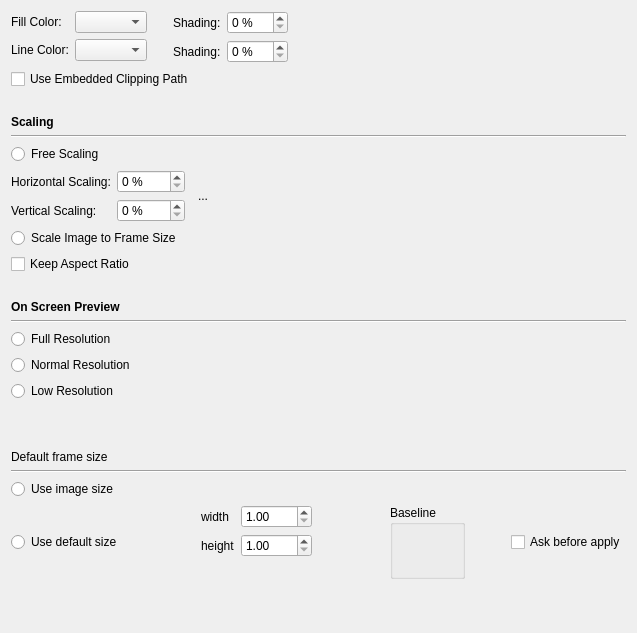
         <widget class="QWidget" name="scrollAreaWidgetContents_2">
          <property name="geometry">
           <rect>
            <x>0</x>
            <y>0</y>
            <width>637</width>
            <height>633</height>
           </rect>
          </property>
          <layout class="QVBoxLayout" name="verticalLayout_7">
           <item>
            <layout class="QHBoxLayout" name="horizontalLayout_2">
             <item>
              <layout class="QFormLayout" name="formLayout_5">
               <property name="fieldGrowthPolicy">
                <enum>QFormLayout::FieldsStayAtSizeHint</enum>
               </property>
               <property name="formAlignment">
                <set>Qt::AlignLeading|Qt::AlignLeft|Qt::AlignTop</set>
               </property>
               <item row="0" column="0">
                <widget class="QLabel" name="label_25">
                 <property name="text">
                  <string>Fill Color:</string>
                 </property>
                </widget>
               </item>
               <item row="0" column="1">
                <widget class="ColorCombo" name="imageFrameFillColorComboBox"/>
               </item>
               <item row="1" column="0">
                <widget class="QLabel" name="label_26">
                 <property name="text">
                  <string>Line Color:</string>
                 </property>
                </widget>
               </item>
               <item row="1" column="1">
                <widget class="ColorCombo" name="imageFrameLineColorComboBox"/>
               </item>
              </layout>
             </item>
             <item>
              <spacer name="horizontalSpacer_4">
               <property name="orientation">
                <enum>Qt::Horizontal</enum>
               </property>
               <property name="sizeType">
                <enum>QSizePolicy::Fixed</enum>
               </property>
               <property name="sizeHint" stdset="0">
                <size>
                 <width>20</width>
                 <height>20</height>
                </size>
               </property>
              </spacer>
             </item>
             <item>
              <layout class="QFormLayout" name="formLayout_6">
               <item row="0" column="0">
                <widget class="QLabel" name="label_21">
                 <property name="text">
                  <string>Shading:</string>
                 </property>
                </widget>
               </item>
               <item row="1" column="0">
                <widget class="QLabel" name="label_22">
                 <property name="text">
                  <string>Shading:</string>
                 </property>
                </widget>
               </item>
               <item row="1" column="1">
                <widget class="QSpinBox" name="imageFrameLineShadingSpinBox">
                 <property name="suffix">
                  <string> %</string>
                 </property>
                 <property name="maximum">
                  <number>100</number>
                 </property>
                </widget>
               </item>
               <item row="0" column="1">
                <widget class="QSpinBox" name="imageFrameFillShadingSpinBox">
                 <property name="suffix">
                  <string> %</string>
                 </property>
                 <property name="maximum">
                  <number>100</number>
                 </property>
                </widget>
               </item>
              </layout>
             </item>
             <item>
              <spacer name="horizontalSpacer_5">
               <property name="orientation">
                <enum>Qt::Horizontal</enum>
               </property>
               <property name="sizeHint" stdset="0">
                <size>
                 <width>20</width>
                 <height>20</height>
                </size>
               </property>
              </spacer>
             </item>
            </layout>
           </item>
           <item>
            <widget class="QCheckBox" name="imageUseEmbeddedClippingPathCheckBox">
             <property name="text">
              <string>Use Embedded Clipping Path</string>
             </property>
            </widget>
           </item>
           <item>
            <spacer name="verticalSpacer_6">
             <property name="orientation">
              <enum>Qt::Vertical</enum>
             </property>
             <property name="sizeType">
              <enum>QSizePolicy::Fixed</enum>
             </property>
             <property name="sizeHint" stdset="0">
              <size>
               <width>20</width>
               <height>20</height>
              </size>
             </property>
            </spacer>
           </item>
           <item>
            <widget class="QLabel" name="label_2">
             <property name="font">
              <font>
               <weight>75</weight>
               <bold>true</bold>
              </font>
             </property>
             <property name="text">
              <string>Scaling</string>
             </property>
            </widget>
           </item>
           <item>
            <widget class="Line" name="line_2">
             <property name="orientation">
              <enum>Qt::Horizontal</enum>
             </property>
            </widget>
           </item>
           <item>
            <widget class="QRadioButton" name="imageFreeScalingRadioButton">
             <property name="text">
              <string>Free Scaling</string>
             </property>
             <attribute name="buttonGroup">
              <string notr="true">scalingButtonGroup</string>
             </attribute>
            </widget>
           </item>
           <item>
            <layout class="QHBoxLayout" name="horizontalLayout">
             <item>
              <layout class="QFormLayout" name="formLayout_4">
               <item row="0" column="0">
                <widget class="QLabel" name="label_18">
                 <property name="text">
                  <string>Horizontal Scaling:</string>
                 </property>
                </widget>
               </item>
               <item row="0" column="1">
                <widget class="QSpinBox" name="imageHorizontalScalingSpinBox">
                 <property name="suffix">
                  <string> %</string>
                 </property>
                 <property name="maximum">
                  <number>1000</number>
                 </property>
                </widget>
               </item>
               <item row="1" column="0">
                <widget class="QLabel" name="label_20">
                 <property name="text">
                  <string>Vertical Scaling:</string>
                 </property>
                </widget>
               </item>
               <item row="1" column="1">
                <widget class="QSpinBox" name="imageVerticalScalingSpinBox">
                 <property name="suffix">
                  <string> %</string>
                 </property>
                 <property name="maximum">
                  <number>1000</number>
                 </property>
                </widget>
               </item>
              </layout>
             </item>
             <item>
              <widget class="LinkButton" name="scalingLockToolButton">
               <property name="text">
                <string>...</string>
               </property>
               <property name="checkable">
                <bool>true</bool>
               </property>
               <property name="autoRaise">
                <bool>true</bool>
               </property>
              </widget>
             </item>
             <item>
              <spacer name="horizontalSpacer_3">
               <property name="orientation">
                <enum>Qt::Horizontal</enum>
               </property>
               <property name="sizeHint" stdset="0">
                <size>
                 <width>40</width>
                 <height>20</height>
                </size>
               </property>
              </spacer>
             </item>
            </layout>
           </item>
           <item>
            <widget class="QRadioButton" name="imageFrameScalingRadioButton">
             <property name="text">
              <string>Scale Image to Frame Size</string>
             </property>
             <attribute name="buttonGroup">
              <string notr="true">scalingButtonGroup</string>
             </attribute>
            </widget>
           </item>
           <item>
            <widget class="QCheckBox" name="imageKeepAspectRatioCheckBox">
             <property name="text">
              <string>Keep Aspect Ratio</string>
             </property>
            </widget>
           </item>
           <item>
            <spacer name="verticalSpacer_5">
             <property name="orientation">
              <enum>Qt::Vertical</enum>
             </property>
             <property name="sizeType">
              <enum>QSizePolicy::Fixed</enum>
             </property>
             <property name="sizeHint" stdset="0">
              <size>
               <width>20</width>
               <height>20</height>
              </size>
             </property>
            </spacer>
           </item>
           <item>
            <widget class="QLabel" name="label_23">
             <property name="font">
              <font>
               <weight>75</weight>
               <bold>true</bold>
              </font>
             </property>
             <property name="text">
              <string>On Screen Preview</string>
             </property>
            </widget>
           </item>
           <item>
            <widget class="Line" name="line_4">
             <property name="orientation">
              <enum>Qt::Horizontal</enum>
             </property>
            </widget>
           </item>
           <item>
            <widget class="QRadioButton" name="onscreenResolutionFullRadioButton">
             <property name="text">
              <string>Full Resolution</string>
             </property>
             <attribute name="buttonGroup">
              <string notr="true">previewButtonGroup</string>
             </attribute>
            </widget>
           </item>
           <item>
            <widget class="QRadioButton" name="onscreenResolutionNormalRadioButton">
             <property name="text">
              <string>Normal Resolution</string>
             </property>
             <attribute name="buttonGroup">
              <string notr="true">previewButtonGroup</string>
             </attribute>
            </widget>
           </item>
           <item>
            <widget class="QRadioButton" name="onscreenResolutionLowRadioButton">
             <property name="text">
              <string>Low Resolution</string>
             </property>
             <attribute name="buttonGroup">
              <string notr="true">previewButtonGroup</string>
             </attribute>
            </widget>
           </item>
           <item>
            <spacer name="verticalSpacer_13">
             <property name="orientation">
              <enum>Qt::Vertical</enum>
             </property>
             <property name="sizeHint" stdset="0">
              <size>
               <width>20</width>
               <height>40</height>
              </size>
             </property>
            </spacer>
           </item>
           <item>
            <widget class="QLabel" name="label_53">
             <property name="text">
              <string>Default frame size</string>
             </property>
            </widget>
           </item>
           <item>
            <widget class="Line" name="line_7">
             <property name="orientation">
              <enum>Qt::Horizontal</enum>
             </property>
            </widget>
           </item>
           <item>
            <widget class="QRadioButton" name="imageSize">
             <property name="text">
              <string>Use image size</string>
             </property>
            </widget>
           </item>
           <item>
            <layout class="QHBoxLayout" name="horizontalLayout_13">
             <property name="sizeConstraint">
              <enum>QLayout::SetMaximumSize</enum>
             </property>
             <property name="topMargin">
              <number>0</number>
             </property>
             <item>
              <widget class="QRadioButton" name="defaultSize">
               <property name="text">
                <string>Use default size</string>
               </property>
              </widget>
             </item>
             <item>
              <spacer name="horizontalSpacer_19">
               <property name="orientation">
                <enum>Qt::Horizontal</enum>
               </property>
               <property name="sizeType">
                <enum>QSizePolicy::Expanding</enum>
               </property>
               <property name="sizeHint" stdset="0">
                <size>
                 <width>40</width>
                 <height>20</height>
                </size>
               </property>
              </spacer>
             </item>
             <item>
              <layout class="QFormLayout" name="formLayout_15">
               <item row="0" column="0">
                <widget class="QLabel" name="width">
                 <property name="text">
                  <string>width</string>
                 </property>
                </widget>
               </item>
               <item row="0" column="1">
                <widget class="QDoubleSpinBox" name="defaultWidth">
                 <property name="minimum">
                  <double>1.000000000000000</double>
                 </property>
                 <property name="maximum">
                  <double>1000.000000000000000</double>
                 </property>
                </widget>
               </item>
               <item row="1" column="0">
                <widget class="QLabel" name="height">
                 <property name="text">
                  <string>height</string>
                 </property>
                </widget>
               </item>
               <item row="1" column="1">
                <widget class="QDoubleSpinBox" name="defaultHeight">
                 <property name="minimum">
                  <double>1.000000000000000</double>
                 </property>
                 <property name="maximum">
                  <double>1000.000000000000000</double>
                 </property>
                </widget>
               </item>
              </layout>
             </item>
             <item>
              <spacer name="horizontalSpacer_20">
               <property name="orientation">
                <enum>Qt::Horizontal</enum>
               </property>
               <property name="sizeType">
                <enum>QSizePolicy::Expanding</enum>
               </property>
               <property name="sizeHint" stdset="0">
                <size>
                 <width>40</width>
                 <height>20</height>
                </size>
               </property>
              </spacer>
             </item>
             <item>
              <widget class="QGroupBox" name="groupBox">
               <property name="minimumSize">
                <size>
                 <width>50</width>
                 <height>74</height>
                </size>
               </property>
               <property name="title">
                <string>Baseline</string>
               </property>
               <widget class="BasePointWidget" name="basepoint" native="true">
                <property name="geometry">
                 <rect>
                  <x>12</x>
                  <y>15</y>
                  <width>58</width>
                  <height>55</height>
                 </rect>
                </property>
                <property name="minimumSize">
                 <size>
                  <width>55</width>
                  <height>55</height>
                 </size>
                </property>
               </widget>
              </widget>
             </item>
             <item>
              <spacer name="horizontalSpacer_21">
               <property name="orientation">
                <enum>Qt::Horizontal</enum>
               </property>
               <property name="sizeType">
                <enum>QSizePolicy::Maximum</enum>
               </property>
               <property name="sizeHint" stdset="0">
                <size>
                 <width>40</width>
                 <height>20</height>
                </size>
               </property>
              </spacer>
             </item>
             <item>
              <widget class="QCheckBox" name="askOneClick">
               <property name="text">
                <string>Ask before apply</string>
               </property>
              </widget>
             </item>
            </layout>
           </item>
           <item>
            <spacer name="verticalSpacer_4">
             <property name="orientation">
              <enum>Qt::Vertical</enum>
             </property>
             <property name="sizeHint" stdset="0">
              <size>
               <width>20</width>
               <height>40</height>
              </size>
             </property>
            </spacer>
           </item>
          </layout>
         </widget>
